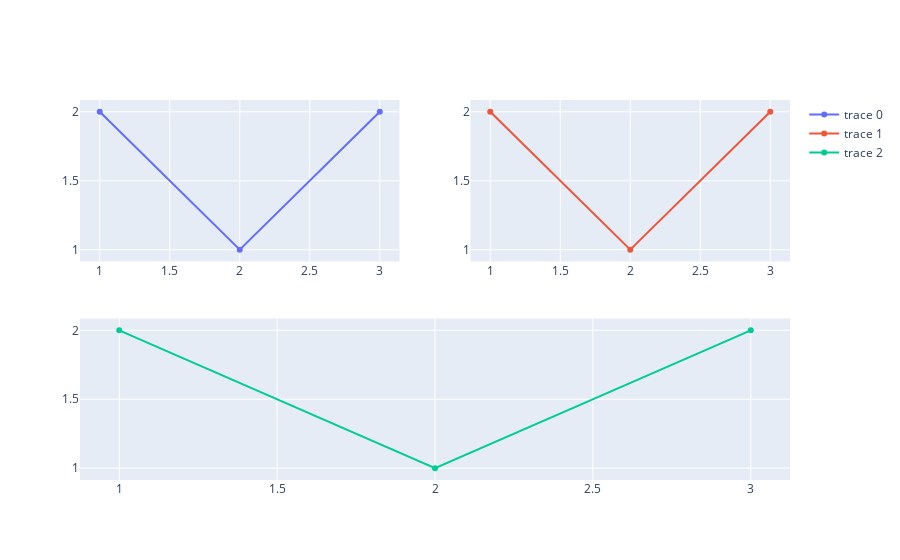

This figure's notebook cell:
### Code cell
fig = make_subplots(rows=2, cols=2,
                    specs=[[{}, {}],
                    [{'colspan': 2}, None]])
fig.add_trace(go.Scatter(x=[1,2,3], y=[2,1,2]), row=1, col=1) 
fig.add_trace(go.Scatter(x=[1,2,3], y=[2,1,2]), row=1, col=2) 
fig.add_trace(go.Scatter(x=[1,2,3], y=[2,1,2]), row=2, col=1) 
fig.show()

### Figure 1 — Plotly figure (JSON) as saved in the notebook; plotly's stock layout.template omitted (floating-point values rounded to 4 significant figures)
{"data": [{"type": "scatter", "x": [1, 2, 3], "xaxis": "x", "y": [2, 1, 2], "yaxis": "y"}, {"type": "scatter", "x": [1, 2, 3], "xaxis": "x2", "y": [2, 1, 2], "yaxis": "y2"}, {"type": "scatter", "x": [1, 2, 3], "xaxis": "x3", "y": [2, 1, 2], "yaxis": "y3"}], "layout": {"xaxis": {"anchor": "y", "domain": [0, 0.45]}, "xaxis2": {"anchor": "y2", "domain": [0.55, 1]}, "xaxis3": {"anchor": "y3", "domain": [0, 1]}, "yaxis": {"anchor": "x", "domain": [0.575, 1]}, "yaxis2": {"anchor": "x2", "domain": [0.575, 1]}, "yaxis3": {"anchor": "x3", "domain": [0, 0.425]}}}
